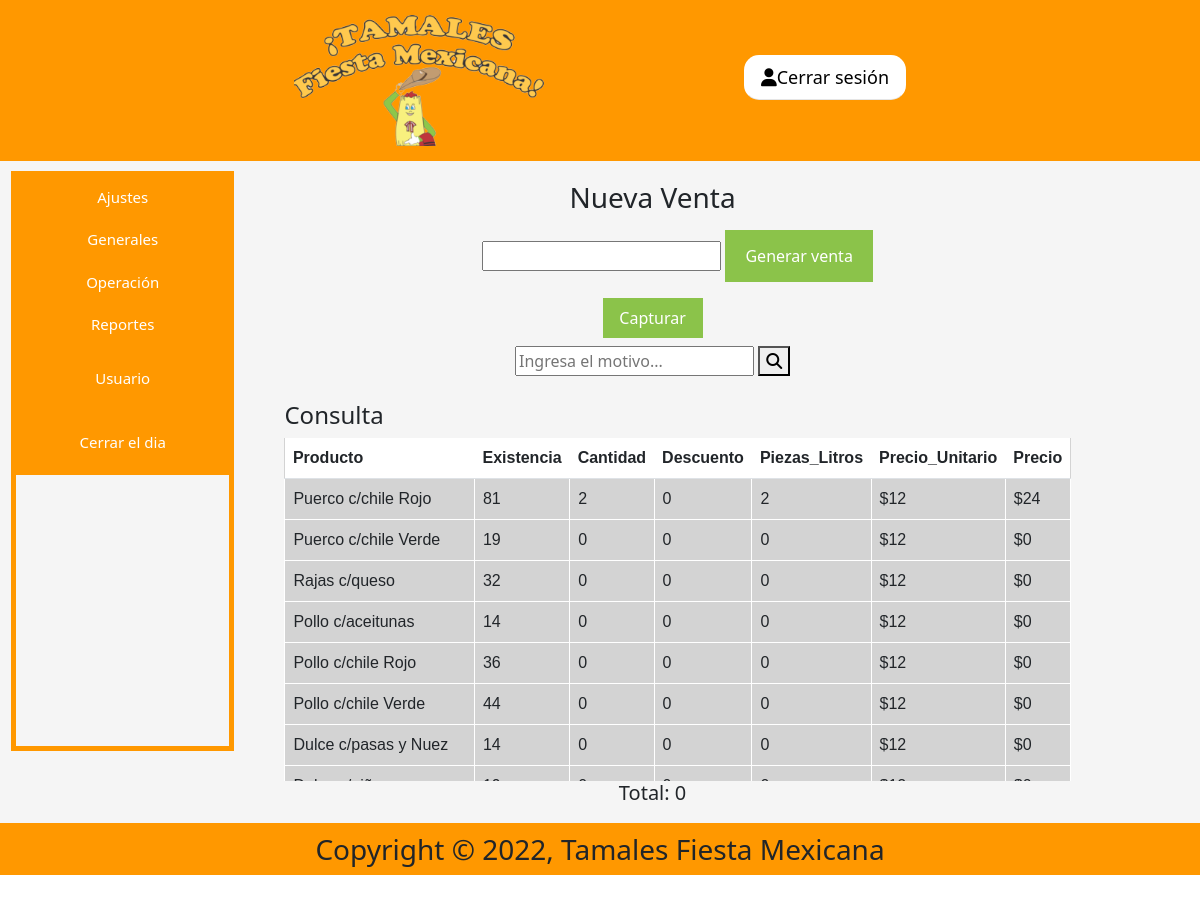
The page /nuevaVenta.php (signed in) on the database its author committed.
### tables this page shows
CREATE TABLE `nueva_venta` (
  `Producto` varchar(40) DEFAULT NULL,
  `Existencia` int(11) DEFAULT NULL,
  `Cantidad` int(11) DEFAULT NULL,
  `Descuento` varchar(10) DEFAULT NULL,
  `Piezas_Litros` int(11) DEFAULT NULL,
  `Precio_Unitario` varchar(20) DEFAULT NULL,
  `Precio` varchar(20) DEFAULT NULL
);

### bdPHP/conexionNV.php (the view, shortened to what this page needs)
<?php
$servername = "127.0.0.1";
$username = "empleado1";
$password = "ChampuRRAD01";
$db_name = "fiesta_mx";
$conn = mysqli_connect($servername, $username, $password, $db_name);
$sql = "select * from nueva_venta";
$query = mysqli_query($conn,$sql);
echo"
    <table class='table'>
    <tr>
    <th>Producto</th>
    <th>Existencia</th>
    <th>Cantidad</th>
    <th>Descuento</th>
    <th>Piezas_Litros</th>
    <th>Precio_Unitario</th>
    <th>Precio</th>";
    while ($row = mysqli_fetch_array($query))
    {
        echo'<tr>
        <td>'.$row['Producto'].'</td>
        <td>'.$row['Existencia'].'</td>
        <td>'.$row['Cantidad'].'</td>
        <td>'.$row['Descuento'].'</td>
        <td>'.$row['Piezas_Litros'].'</td>
        <td>'.$row['Precio_Unitario'].'</td>
        <td>'.$row['Precio'].'</td>
        </tr>';
    }
    echo "</table>";
?>

### css/estilosMenu.css (style rules this page uses)
* { box-sizing: border-box }
body, html { font-family: Arial, Helvetica, sans-serif; height: 100%; width: 100%; margin: 0; overflow-x: hidden; }

### css/estilosTablas.css (style rules this page uses)
.tProductos table { width:auto; background-color:lightgray; font-family: arial, sans-serif; text-align: left; }
th { background-color: #FF9800; padding: 5px 14px; }
td { border: 1px solid white; text-align: left; padding: 5px; background-color: white; }
tr:nth-child(1) { background-color: white; }

### rows shown on the page
nueva_venta: Producto "Puerco c/chile Rojo", Existencia "81", Cantidad "2", Descuento "0", Piezas_Litros "2", Precio_Unitario "$12", Precio "$24"
nueva_venta: Producto "Puerco c/chile Verde", Existencia "19", Cantidad "0", Descuento "0", Piezas_Litros "0", Precio_Unitario "$12", Precio "$0"
nueva_venta: Producto "Rajas c/queso", Existencia "32", Cantidad "0", Descuento "0", Piezas_Litros "0", Precio_Unitario "$12", Precio "$0"
nueva_venta: Producto "Pollo c/aceitunas", Existencia "14", Cantidad "0", Descuento "0", Piezas_Litros "0", Precio_Unitario "$12", Precio "$0"
nueva_venta: Producto "Pollo c/chile Rojo", Existencia "36", Cantidad "0", Descuento "0", Piezas_Litros "0", Precio_Unitario "$12", Precio "$0"
nueva_venta: Producto "Pollo c/chile Verde", Existencia "44", Cantidad "0", Descuento "0", Piezas_Litros "0", Precio_Unitario "$12", Precio "$0"
nueva_venta: Producto "Dulce c/pasas y Nuez", Existencia "14", Cantidad "0", Descuento "0", Piezas_Litros "0", Precio_Unitario "$12", Precio "$0"

### other values the page prints
$row[0] "0"
